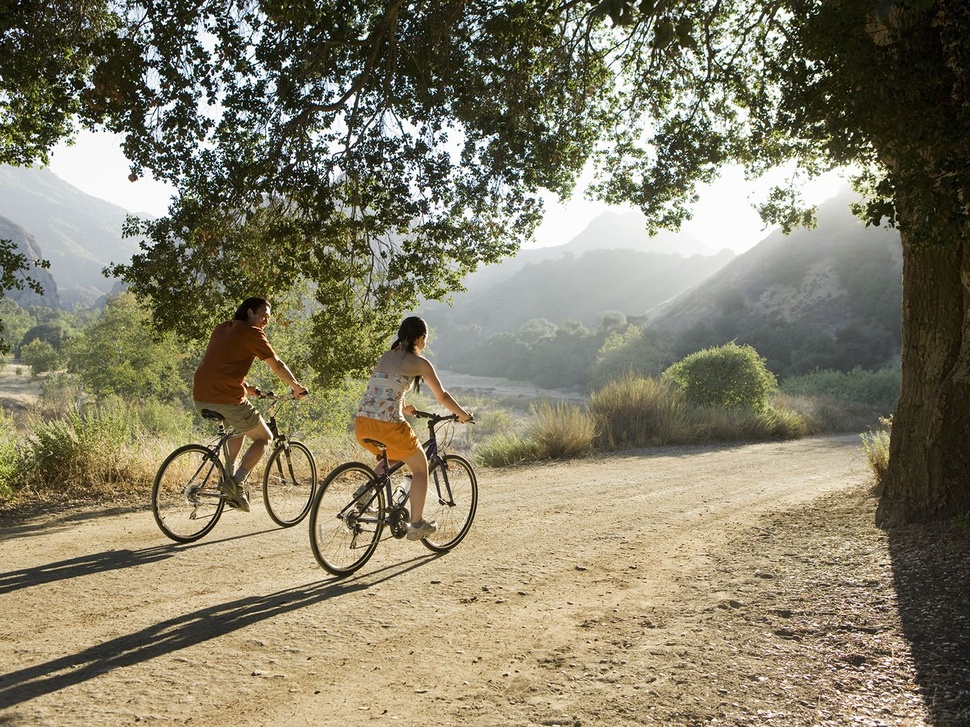
#> input picture unit-1/lesson-3/bicycle.jpg, 970 x 727 px, shrunk from 1440 x 1080 before the run
$ python assignment3-2.py bicycle.jpg 5
#> lines starting #> are read from the running program, lines starting #| are printed output that depends on the picture
import sys
from PIL import Image

if len(sys.argv) != 3:
    exit("This command requires two arguments the name of an image file and a degree number ")

img = Image.open (sys.argv[1])
#> img is the input picture: PIL image 970x727 RGB; mean R, G, B 134.1, 127.9, 105.3
rotated_img = img.rotate( int(sys.argv[2]) )
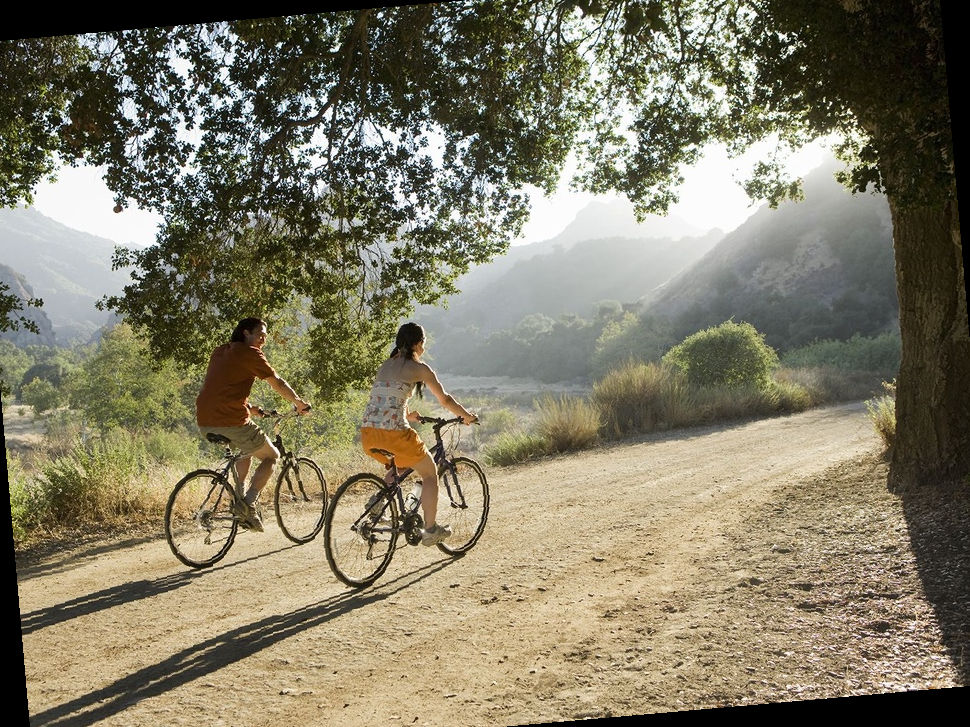
#> rotated_img: PIL image 970x727 RGB; mean R, G, B 129.8, 123.9, 102.2

rotated_img.save ("rotated-" + sys.argv[1])

$ run again, on unit-1/lesson-3/bunny.jpg
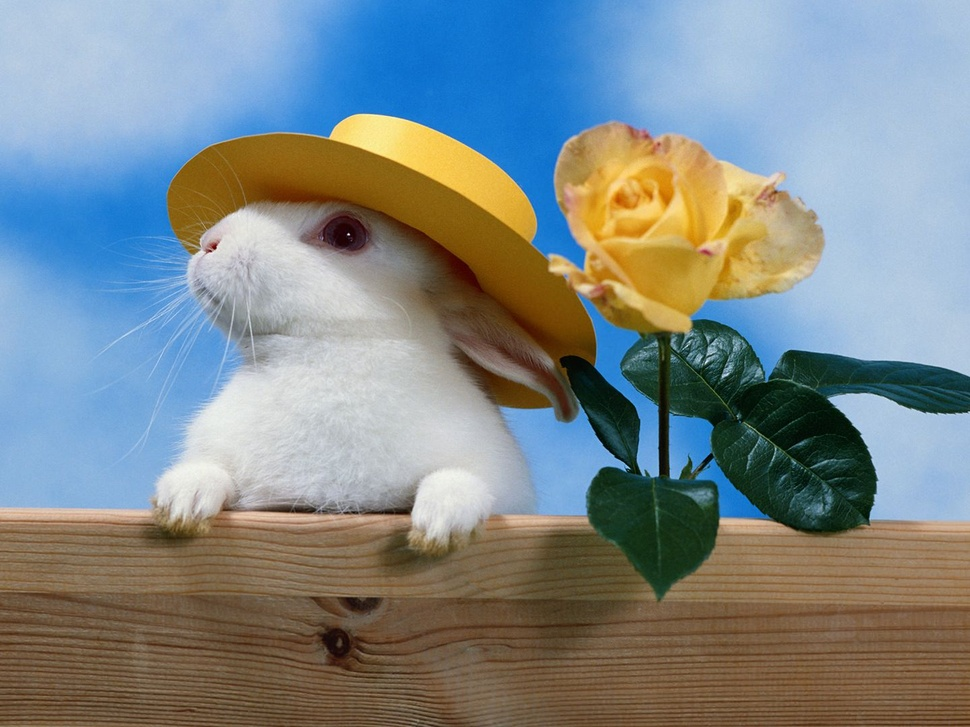
#> input picture unit-1/lesson-3/bunny.jpg, 970 x 727 px, shrunk from 1440 x 1080 before the run
#> img is the input picture: PIL image 970x727 RGB; mean R, G, B 126.5, 136.4, 138.2
#> `rotated_img = img.rotate( int(sys.argv[2]) )`:
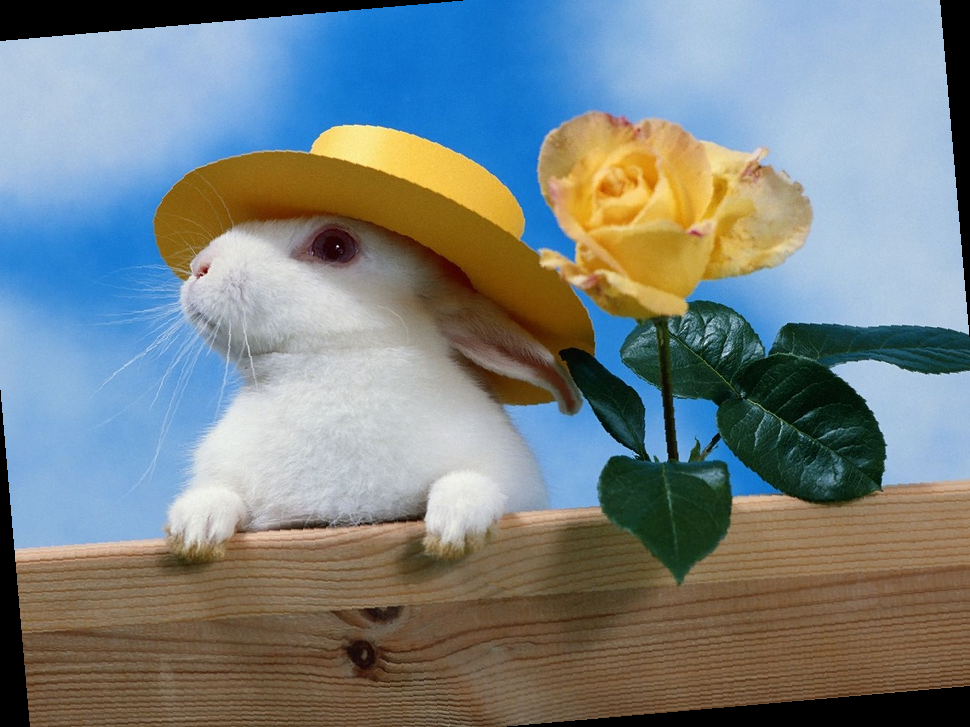
#> rotated_img: PIL image 970x727 RGB; mean R, G, B 120.9, 130.6, 132.1

$ run again, on unit-1/lesson-3/rotated-bunny.jpg
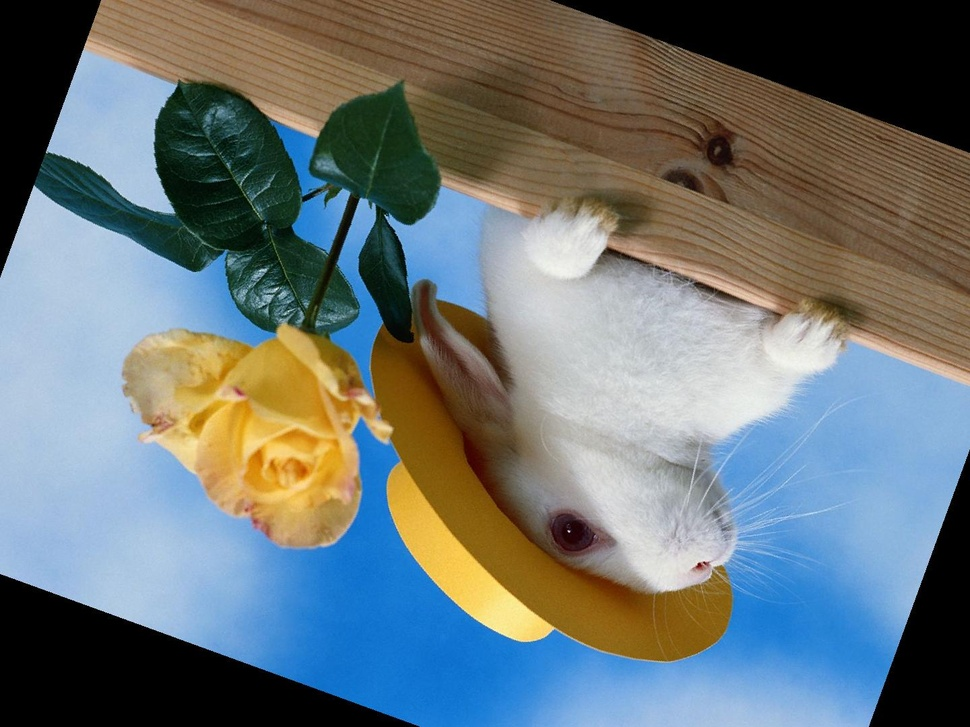
#> input picture unit-1/lesson-3/rotated-bunny.jpg, 970 x 727 px, shrunk from 1440 x 1080 before the run
#> img is the input picture: PIL image 970x727 RGB; mean R, G, B 108.1, 117.8, 119.3
#> `rotated_img = img.rotate( int(sys.argv[2]) )`:
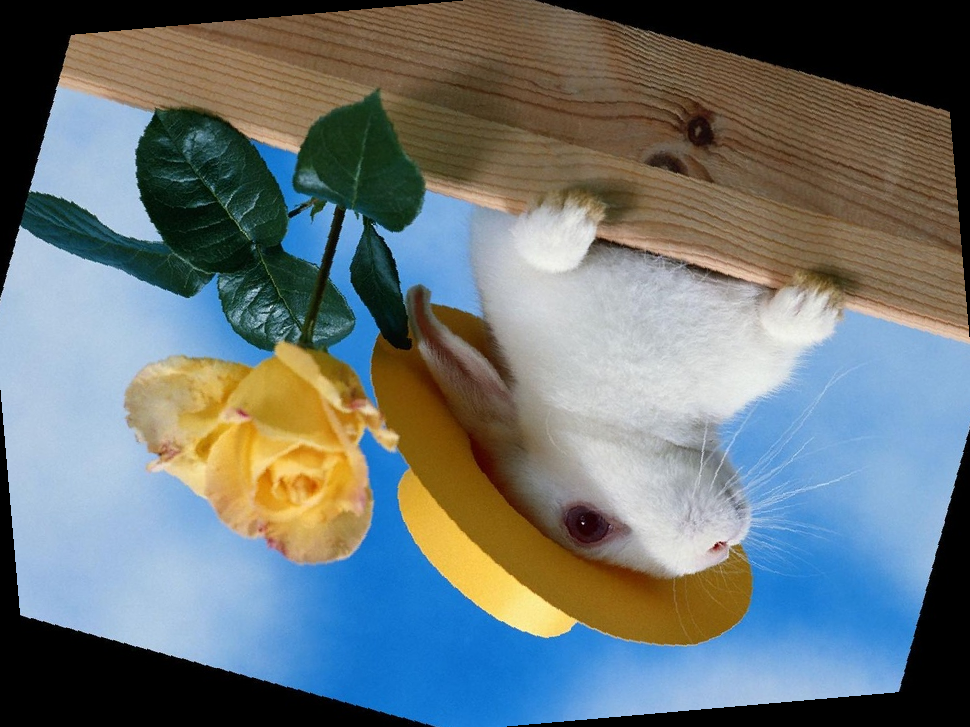
#> rotated_img: PIL image 970x727 RGB; mean R, G, B 107.9, 117.6, 119.1

$ run again, on unit-1/lesson-3/rotated-puppy.jpg
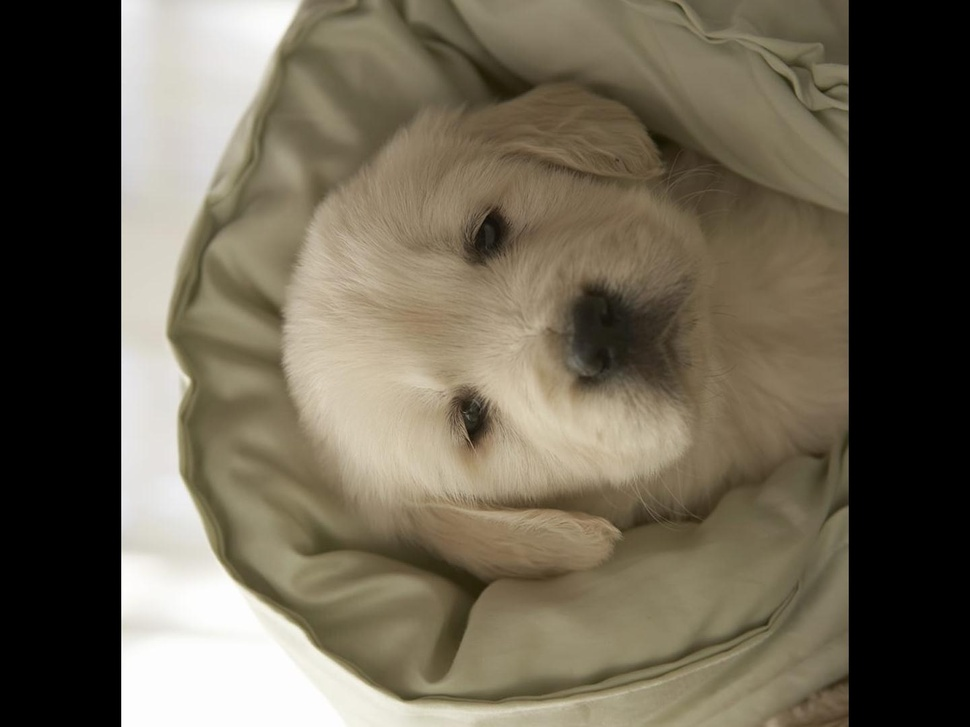
#> input picture unit-1/lesson-3/rotated-puppy.jpg, 970 x 727 px, shrunk from 1440 x 1080 before the run
#> img is the input picture: PIL image 970x727 RGB; mean R, G, B 108, 100.2, 83.6
#> `rotated_img = img.rotate( int(sys.argv[2]) )`:
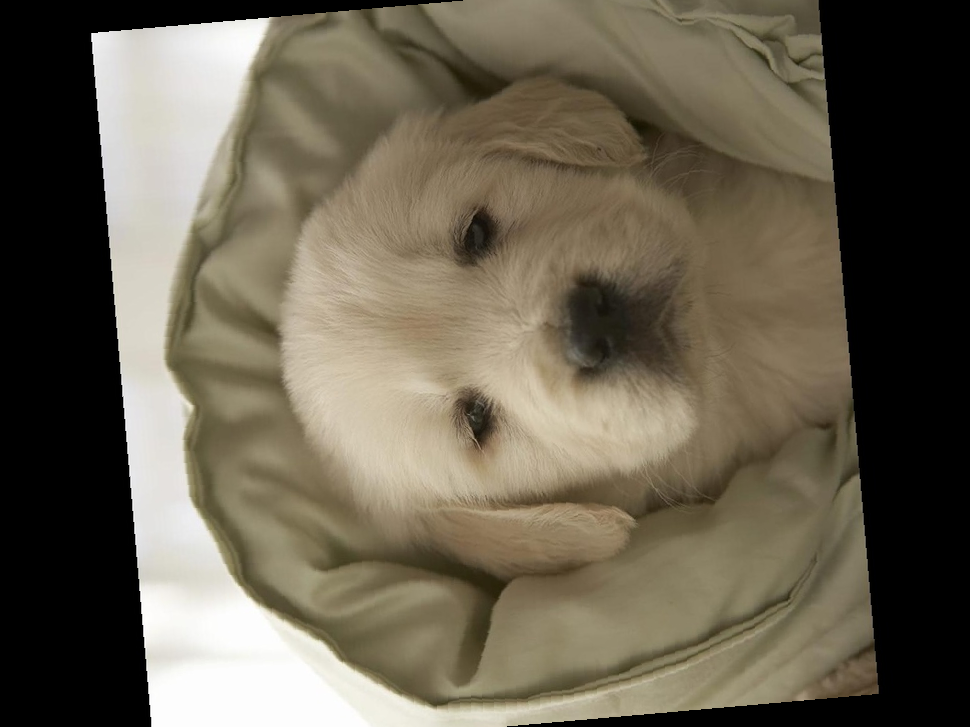
#> rotated_img: PIL image 970x727 RGB; mean R, G, B 105.3, 97.5, 81.1
